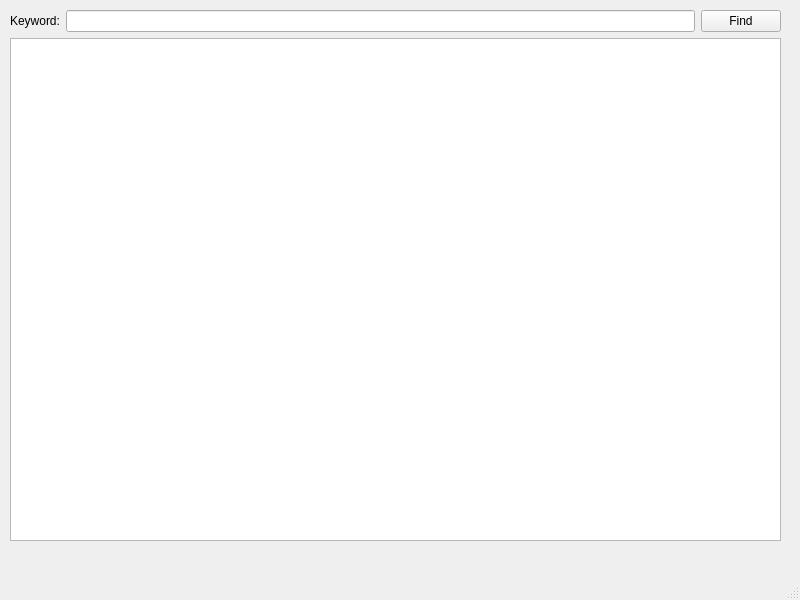
<?xml version="1.0" encoding="UTF-8"?>
<ui version="4.0">
 <class>MainWindow</class>
 <widget class="QMainWindow" name="MainWindow">
  <property name="geometry">
   <rect>
    <x>0</x>
    <y>0</y>
    <width>800</width>
    <height>600</height>
   </rect>
  </property>
  <property name="windowTitle">
   <string>MainWindow</string>
  </property>
  <widget class="QWidget" name="centralwidget">
   <widget class="QWidget" name="verticalLayoutWidget">
    <property name="geometry">
     <rect>
      <x>10</x>
      <y>10</y>
      <width>771</width>
      <height>531</height>
     </rect>
    </property>
    <layout class="QVBoxLayout" name="verticalLayout">
     <item>
      <layout class="QHBoxLayout" name="horizontalLayout">
       <item>
        <widget class="QLabel" name="label">
         <property name="text">
          <string>Keyword:</string>
         </property>
        </widget>
       </item>
       <item>
        <widget class="QLineEdit" name="lineEdit"/>
       </item>
       <item>
        <widget class="QPushButton" name="findButton">
         <property name="text">
          <string>Find</string>
         </property>
        </widget>
       </item>
      </layout>
     </item>
     <item>
      <widget class="QTextEdit" name="textEdit"/>
     </item>
    </layout>
   </widget>
  </widget>
  <widget class="QMenuBar" name="menubar">
   <property name="geometry">
    <rect>
     <x>0</x>
     <y>0</y>
     <width>800</width>
     <height>26</height>
    </rect>
   </property>
  </widget>
  <widget class="QStatusBar" name="statusbar"/>
 </widget>
 <resources/>
 <connections/>
</ui>
